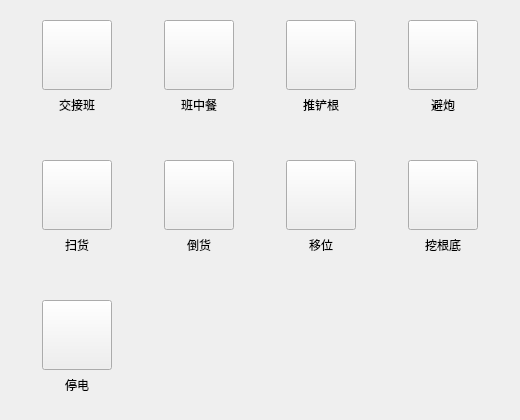
<?xml version="1.0" encoding="UTF-8"?>
<ui version="4.0">
 <class>FaultChoice</class>
 <widget class="QWidget" name="FaultChoice">
  <property name="geometry">
   <rect>
    <x>0</x>
    <y>0</y>
    <width>520</width>
    <height>420</height>
   </rect>
  </property>
  <property name="windowTitle">
   <string>Form</string>
  </property>
  <layout class="QGridLayout" name="gridLayout">
   <property name="leftMargin">
    <number>40</number>
   </property>
   <property name="topMargin">
    <number>20</number>
   </property>
   <property name="rightMargin">
    <number>40</number>
   </property>
   <property name="bottomMargin">
    <number>20</number>
   </property>
   <property name="horizontalSpacing">
    <number>50</number>
   </property>
   <property name="verticalSpacing">
    <number>40</number>
   </property>
   <item row="0" column="0">
    <layout class="QVBoxLayout" name="verticalLayout">
     <property name="spacing">
      <number>0</number>
     </property>
     <item>
      <widget class="QPushButton" name="faultChangeBtn">
       <property name="minimumSize">
        <size>
         <width>70</width>
         <height>70</height>
        </size>
       </property>
       <property name="maximumSize">
        <size>
         <width>70</width>
         <height>70</height>
        </size>
       </property>
       <property name="text">
        <string/>
       </property>
       <property name="checkable">
        <bool>true</bool>
       </property>
       <property name="checked">
        <bool>false</bool>
       </property>
      </widget>
     </item>
     <item>
      <widget class="QLabel" name="faultChangeBtnLabel">
       <property name="minimumSize">
        <size>
         <width>70</width>
         <height>0</height>
        </size>
       </property>
       <property name="maximumSize">
        <size>
         <width>70</width>
         <height>16777215</height>
        </size>
       </property>
       <property name="text">
        <string>交接班</string>
       </property>
       <property name="alignment">
        <set>Qt::AlignCenter</set>
       </property>
      </widget>
     </item>
    </layout>
   </item>
   <item row="0" column="1">
    <layout class="QVBoxLayout" name="verticalLayout_2">
     <property name="spacing">
      <number>0</number>
     </property>
     <item>
      <widget class="QPushButton" name="faultFoodBtn">
       <property name="minimumSize">
        <size>
         <width>70</width>
         <height>70</height>
        </size>
       </property>
       <property name="maximumSize">
        <size>
         <width>70</width>
         <height>70</height>
        </size>
       </property>
       <property name="text">
        <string/>
       </property>
       <property name="checkable">
        <bool>true</bool>
       </property>
       <property name="checked">
        <bool>false</bool>
       </property>
      </widget>
     </item>
     <item>
      <widget class="QLabel" name="faultFoodBtnLabel">
       <property name="minimumSize">
        <size>
         <width>70</width>
         <height>0</height>
        </size>
       </property>
       <property name="maximumSize">
        <size>
         <width>70</width>
         <height>16777215</height>
        </size>
       </property>
       <property name="text">
        <string>班中餐</string>
       </property>
       <property name="alignment">
        <set>Qt::AlignCenter</set>
       </property>
      </widget>
     </item>
    </layout>
   </item>
   <item row="0" column="2">
    <layout class="QVBoxLayout" name="verticalLayout_7">
     <property name="spacing">
      <number>0</number>
     </property>
     <item>
      <widget class="QPushButton" name="faultPushBtn">
       <property name="minimumSize">
        <size>
         <width>70</width>
         <height>70</height>
        </size>
       </property>
       <property name="maximumSize">
        <size>
         <width>70</width>
         <height>70</height>
        </size>
       </property>
       <property name="text">
        <string/>
       </property>
       <property name="checkable">
        <bool>true</bool>
       </property>
       <property name="checked">
        <bool>false</bool>
       </property>
      </widget>
     </item>
     <item>
      <widget class="QLabel" name="faultPushBtnLabel">
       <property name="minimumSize">
        <size>
         <width>70</width>
         <height>0</height>
        </size>
       </property>
       <property name="maximumSize">
        <size>
         <width>70</width>
         <height>16777215</height>
        </size>
       </property>
       <property name="text">
        <string>推铲根</string>
       </property>
       <property name="alignment">
        <set>Qt::AlignCenter</set>
       </property>
      </widget>
     </item>
    </layout>
   </item>
   <item row="0" column="3">
    <layout class="QVBoxLayout" name="verticalLayout_8">
     <property name="spacing">
      <number>0</number>
     </property>
     <item>
      <widget class="QPushButton" name="faultAvoidBtn">
       <property name="minimumSize">
        <size>
         <width>70</width>
         <height>70</height>
        </size>
       </property>
       <property name="maximumSize">
        <size>
         <width>70</width>
         <height>70</height>
        </size>
       </property>
       <property name="text">
        <string/>
       </property>
       <property name="checkable">
        <bool>true</bool>
       </property>
       <property name="checked">
        <bool>false</bool>
       </property>
      </widget>
     </item>
     <item>
      <widget class="QLabel" name="faultAvoidBtnLabel">
       <property name="minimumSize">
        <size>
         <width>70</width>
         <height>0</height>
        </size>
       </property>
       <property name="maximumSize">
        <size>
         <width>70</width>
         <height>16777215</height>
        </size>
       </property>
       <property name="text">
        <string>避炮</string>
       </property>
       <property name="alignment">
        <set>Qt::AlignCenter</set>
       </property>
      </widget>
     </item>
    </layout>
   </item>
   <item row="1" column="0">
    <layout class="QVBoxLayout" name="verticalLayout_4">
     <property name="spacing">
      <number>0</number>
     </property>
     <item>
      <widget class="QPushButton" name="faultSweepBtn">
       <property name="minimumSize">
        <size>
         <width>70</width>
         <height>70</height>
        </size>
       </property>
       <property name="maximumSize">
        <size>
         <width>70</width>
         <height>70</height>
        </size>
       </property>
       <property name="text">
        <string/>
       </property>
       <property name="checkable">
        <bool>true</bool>
       </property>
       <property name="checked">
        <bool>false</bool>
       </property>
      </widget>
     </item>
     <item>
      <widget class="QLabel" name="faultSweepBtnLabel">
       <property name="minimumSize">
        <size>
         <width>70</width>
         <height>0</height>
        </size>
       </property>
       <property name="maximumSize">
        <size>
         <width>70</width>
         <height>16777215</height>
        </size>
       </property>
       <property name="text">
        <string>扫货</string>
       </property>
       <property name="alignment">
        <set>Qt::AlignCenter</set>
       </property>
      </widget>
     </item>
    </layout>
   </item>
   <item row="1" column="1">
    <layout class="QVBoxLayout" name="verticalLayout_5">
     <property name="spacing">
      <number>0</number>
     </property>
     <item>
      <widget class="QPushButton" name="faultInvertBtn">
       <property name="minimumSize">
        <size>
         <width>70</width>
         <height>70</height>
        </size>
       </property>
       <property name="maximumSize">
        <size>
         <width>70</width>
         <height>70</height>
        </size>
       </property>
       <property name="text">
        <string/>
       </property>
       <property name="checkable">
        <bool>true</bool>
       </property>
       <property name="checked">
        <bool>false</bool>
       </property>
      </widget>
     </item>
     <item>
      <widget class="QLabel" name="faultInvertBtnLabel">
       <property name="minimumSize">
        <size>
         <width>70</width>
         <height>0</height>
        </size>
       </property>
       <property name="maximumSize">
        <size>
         <width>70</width>
         <height>16777215</height>
        </size>
       </property>
       <property name="text">
        <string>倒货</string>
       </property>
       <property name="alignment">
        <set>Qt::AlignCenter</set>
       </property>
      </widget>
     </item>
    </layout>
   </item>
   <item row="1" column="2">
    <layout class="QVBoxLayout" name="verticalLayout_6">
     <property name="spacing">
      <number>0</number>
     </property>
     <item>
      <widget class="QPushButton" name="faultMoveBtn">
       <property name="minimumSize">
        <size>
         <width>70</width>
         <height>70</height>
        </size>
       </property>
       <property name="maximumSize">
        <size>
         <width>70</width>
         <height>70</height>
        </size>
       </property>
       <property name="text">
        <string/>
       </property>
       <property name="checkable">
        <bool>true</bool>
       </property>
       <property name="checked">
        <bool>false</bool>
       </property>
      </widget>
     </item>
     <item>
      <widget class="QLabel" name="faultMoveBtnLabel">
       <property name="minimumSize">
        <size>
         <width>70</width>
         <height>0</height>
        </size>
       </property>
       <property name="maximumSize">
        <size>
         <width>70</width>
         <height>16777215</height>
        </size>
       </property>
       <property name="text">
        <string>移位</string>
       </property>
       <property name="alignment">
        <set>Qt::AlignCenter</set>
       </property>
      </widget>
     </item>
    </layout>
   </item>
   <item row="1" column="3">
    <layout class="QVBoxLayout" name="verticalLayout_9">
     <property name="spacing">
      <number>0</number>
     </property>
     <item>
      <widget class="QPushButton" name="faultDigBtn">
       <property name="minimumSize">
        <size>
         <width>70</width>
         <height>70</height>
        </size>
       </property>
       <property name="maximumSize">
        <size>
         <width>70</width>
         <height>70</height>
        </size>
       </property>
       <property name="text">
        <string/>
       </property>
       <property name="checkable">
        <bool>true</bool>
       </property>
       <property name="checked">
        <bool>false</bool>
       </property>
      </widget>
     </item>
     <item>
      <widget class="QLabel" name="faultDigBtnLabel">
       <property name="minimumSize">
        <size>
         <width>70</width>
         <height>0</height>
        </size>
       </property>
       <property name="maximumSize">
        <size>
         <width>70</width>
         <height>16777215</height>
        </size>
       </property>
       <property name="text">
        <string>挖根底</string>
       </property>
       <property name="alignment">
        <set>Qt::AlignCenter</set>
       </property>
      </widget>
     </item>
    </layout>
   </item>
   <item row="2" column="0">
    <layout class="QVBoxLayout" name="verticalLayout_3">
     <property name="spacing">
      <number>0</number>
     </property>
     <item>
      <widget class="QPushButton" name="faultElectricBtn">
       <property name="minimumSize">
        <size>
         <width>70</width>
         <height>70</height>
        </size>
       </property>
       <property name="maximumSize">
        <size>
         <width>70</width>
         <height>70</height>
        </size>
       </property>
       <property name="text">
        <string/>
       </property>
       <property name="checkable">
        <bool>true</bool>
       </property>
       <property name="checked">
        <bool>false</bool>
       </property>
      </widget>
     </item>
     <item>
      <widget class="QLabel" name="faultElectricBtnLabel">
       <property name="minimumSize">
        <size>
         <width>70</width>
         <height>0</height>
        </size>
       </property>
       <property name="maximumSize">
        <size>
         <width>70</width>
         <height>16777215</height>
        </size>
       </property>
       <property name="text">
        <string>停电</string>
       </property>
       <property name="alignment">
        <set>Qt::AlignCenter</set>
       </property>
      </widget>
     </item>
    </layout>
   </item>
  </layout>
 </widget>
 <resources/>
 <connections/>
</ui>
